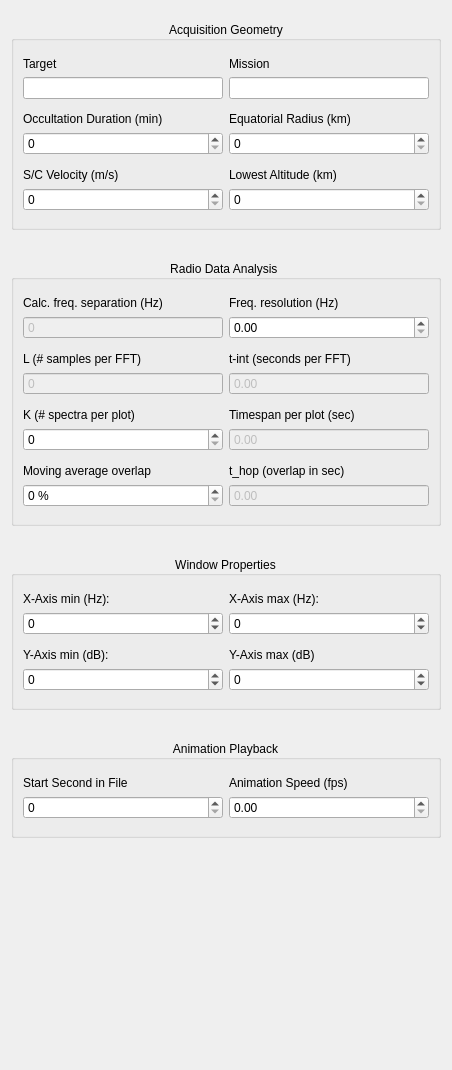
              <widget class="QWidget" name="scrollAreaWidgetContents">
               <property name="geometry">
                <rect>
                 <x>0</x>
                 <y>0</y>
                 <width>452</width>
                 <height>1070</height>
                </rect>
               </property>
               <layout class="QVBoxLayout" name="verticalLayout_3">
                <item>
                 <layout class="QVBoxLayout" name="verticalLayout">
                  <property name="spacing">
                   <number>30</number>
                  </property>
                  <property name="topMargin">
                   <number>10</number>
                  </property>
                  <property name="bottomMargin">
                   <number>22</number>
                  </property>
                  <item>
                   <widget class="QGroupBox" name="group_aq_geometry">
                    <property name="title">
                     <string>Acquisition Geometry</string>
                    </property>
                    <property name="alignment">
                     <set>Qt::AlignCenter</set>
                    </property>
                    <layout class="QGridLayout" name="gridLayout_3">
                     <property name="topMargin">
                      <number>16</number>
                     </property>
                     <property name="bottomMargin">
                      <number>16</number>
                     </property>
                     <item row="6" column="1">
                      <widget class="QLabel" name="lbl_lowest_alt">
                       <property name="text">
                        <string>Lowest Altitude (km)</string>
                       </property>
                      </widget>
                     </item>
                     <item row="6" column="0">
                      <widget class="QLabel" name="lbl_sc_veolcity">
                       <property name="text">
                        <string>S/C Velocity (m/s)</string>
                       </property>
                      </widget>
                     </item>
                     <item row="4" column="0">
                      <widget class="QDoubleSpinBox" name="spin_occ_duration">
                       <property name="decimals">
                        <number>0</number>
                       </property>
                       <property name="maximum">
                        <double>1000.000000000000000</double>
                       </property>
                      </widget>
                     </item>
                     <item row="0" column="0">
                      <widget class="QLabel" name="lbl_target">
                       <property name="text">
                        <string>Target</string>
                       </property>
                      </widget>
                     </item>
                     <item row="1" column="1">
                      <widget class="QLineEdit" name="line_edit_mission">
                       <property name="readOnly">
                        <bool>true</bool>
                       </property>
                      </widget>
                     </item>
                     <item row="4" column="1">
                      <widget class="QDoubleSpinBox" name="spin_eq_radius">
                       <property name="decimals">
                        <number>0</number>
                       </property>
                       <property name="maximum">
                        <double>100000.000000000000000</double>
                       </property>
                      </widget>
                     </item>
                     <item row="3" column="1">
                      <widget class="QLabel" name="lbl_eq_radius">
                       <property name="text">
                        <string>Equatorial Radius (km)</string>
                       </property>
                      </widget>
                     </item>
                     <item row="3" column="0">
                      <widget class="QLabel" name="lbl_occ_duration">
                       <property name="text">
                        <string>Occultation Duration (min)</string>
                       </property>
                      </widget>
                     </item>
                     <item row="0" column="1">
                      <widget class="QLabel" name="lbl_mission">
                       <property name="text">
                        <string>Mission</string>
                       </property>
                      </widget>
                     </item>
                     <item row="7" column="1">
                      <widget class="QDoubleSpinBox" name="spin_lowest_alt">
                       <property name="decimals">
                        <number>0</number>
                       </property>
                       <property name="maximum">
                        <double>10000.000000000000000</double>
                       </property>
                      </widget>
                     </item>
                     <item row="1" column="0">
                      <widget class="QLineEdit" name="line_edit_target">
                       <property name="readOnly">
                        <bool>true</bool>
                       </property>
                      </widget>
                     </item>
                     <item row="7" column="0">
                      <widget class="QDoubleSpinBox" name="spin_sc_velocity">
                       <property name="decimals">
                        <number>0</number>
                       </property>
                       <property name="maximum">
                        <double>10000.000000000000000</double>
                       </property>
                      </widget>
                     </item>
                     <item row="2" column="0">
                      <spacer name="verticalSpacer_7">
                       <property name="orientation">
                        <enum>Qt::Vertical</enum>
                       </property>
                       <property name="sizeType">
                        <enum>QSizePolicy::Fixed</enum>
                       </property>
                       <property name="sizeHint" stdset="0">
                        <size>
                         <width>20</width>
                         <height>7</height>
                        </size>
                       </property>
                      </spacer>
                     </item>
                     <item row="5" column="0">
                      <spacer name="verticalSpacer_8">
                       <property name="orientation">
                        <enum>Qt::Vertical</enum>
                       </property>
                       <property name="sizeType">
                        <enum>QSizePolicy::Fixed</enum>
                       </property>
                       <property name="sizeHint" stdset="0">
                        <size>
                         <width>20</width>
                         <height>7</height>
                        </size>
                       </property>
                      </spacer>
                     </item>
                    </layout>
                   </widget>
                  </item>
                  <item>
                   <widget class="QGroupBox" name="group_radio_analysis">
                    <property name="title">
                     <string>Radio Data Analysis </string>
                    </property>
                    <property name="alignment">
                     <set>Qt::AlignCenter</set>
                    </property>
                    <layout class="QGridLayout" name="gridLayout_4">
                     <property name="topMargin">
                      <number>16</number>
                     </property>
                     <property name="bottomMargin">
                      <number>16</number>
                     </property>
                     <item row="4" column="0">
                      <widget class="QDoubleSpinBox" name="spin_l_win">
                       <property name="enabled">
                        <bool>false</bool>
                       </property>
                       <property name="buttonSymbols">
                        <enum>QAbstractSpinBox::NoButtons</enum>
                       </property>
                       <property name="decimals">
                        <number>0</number>
                       </property>
                       <property name="maximum">
                        <double>1000000.000000000000000</double>
                       </property>
                      </widget>
                     </item>
                     <item row="4" column="1">
                      <widget class="QDoubleSpinBox" name="spin_t_int">
                       <property name="enabled">
                        <bool>false</bool>
                       </property>
                       <property name="buttonSymbols">
                        <enum>QAbstractSpinBox::NoButtons</enum>
                       </property>
                       <property name="decimals">
                        <number>2</number>
                       </property>
                       <property name="maximum">
                        <double>1000.000000000000000</double>
                       </property>
                      </widget>
                     </item>
                     <item row="7" column="1">
                      <widget class="QDoubleSpinBox" name="spin_timespan">
                       <property name="enabled">
                        <bool>false</bool>
                       </property>
                       <property name="buttonSymbols">
                        <enum>QAbstractSpinBox::NoButtons</enum>
                       </property>
                       <property name="maximum">
                        <double>1000.000000000000000</double>
                       </property>
                      </widget>
                     </item>
                     <item row="7" column="0">
                      <widget class="QDoubleSpinBox" name="spin_k_spec">
                       <property name="enabled">
                        <bool>true</bool>
                       </property>
                       <property name="decimals">
                        <number>0</number>
                       </property>
                       <property name="maximum">
                        <double>1000.000000000000000</double>
                       </property>
                      </widget>
                     </item>
                     <item row="0" column="1">
                      <widget class="QLabel" name="lbl_freq_res">
                       <property name="text">
                        <string>Freq. resolution (Hz)</string>
                       </property>
                      </widget>
                     </item>
                     <item row="6" column="0">
                      <widget class="QLabel" name="lbl_k_spec">
                       <property name="text">
                        <string>K (# spectra per plot)</string>
                       </property>
                      </widget>
                     </item>
                     <item row="1" column="0">
                      <widget class="QDoubleSpinBox" name="spin_freq_separation">
                       <property name="enabled">
                        <bool>false</bool>
                       </property>
                       <property name="buttonSymbols">
                        <enum>QAbstractSpinBox::NoButtons</enum>
                       </property>
                       <property name="decimals">
                        <number>0</number>
                       </property>
                       <property name="maximum">
                        <double>1000.000000000000000</double>
                       </property>
                      </widget>
                     </item>
                     <item row="9" column="1">
                      <widget class="QLabel" name="lbl_t_hop">
                       <property name="text">
                        <string>t_hop (overlap in sec)</string>
                       </property>
                      </widget>
                     </item>
                     <item row="10" column="1">
                      <widget class="QDoubleSpinBox" name="spin_t_hop">
                       <property name="enabled">
                        <bool>false</bool>
                       </property>
                       <property name="buttonSymbols">
                        <enum>QAbstractSpinBox::NoButtons</enum>
                       </property>
                       <property name="maximum">
                        <double>1000.000000000000000</double>
                       </property>
                      </widget>
                     </item>
                     <item row="3" column="0">
                      <widget class="QLabel" name="lbl_l_win">
                       <property name="text">
                        <string>L (# samples per FFT)</string>
                       </property>
                      </widget>
                     </item>
                     <item row="3" column="1">
                      <widget class="QLabel" name="lbl_t_int">
                       <property name="text">
                        <string>t-int (seconds per FFT)</string>
                       </property>
                      </widget>
                     </item>
                     <item row="1" column="1">
                      <widget class="QDoubleSpinBox" name="spin_freq_res">
                       <property name="enabled">
                        <bool>true</bool>
                       </property>
                       <property name="decimals">
                        <number>2</number>
                       </property>
                       <property name="maximum">
                        <double>1000.000000000000000</double>
                       </property>
                       <property name="singleStep">
                        <double>0.010000000000000</double>
                       </property>
                      </widget>
                     </item>
                     <item row="0" column="0">
                      <widget class="QLabel" name="lbl_freq_separation">
                       <property name="text">
                        <string>Calc. freq. separation (Hz)</string>
                       </property>
                      </widget>
                     </item>
                     <item row="6" column="1">
                      <widget class="QLabel" name="lbl_timespan">
                       <property name="text">
                        <string>Timespan per plot (sec)</string>
                       </property>
                      </widget>
                     </item>
                     <item row="9" column="0">
                      <widget class="QLabel" name="lbl_moving_overlap">
                       <property name="text">
                        <string>Moving average overlap</string>
                       </property>
                      </widget>
                     </item>
                     <item row="10" column="0">
                      <widget class="QDoubleSpinBox" name="spin_moving_overlap">
                       <property name="enabled">
                        <bool>true</bool>
                       </property>
                       <property name="suffix">
                        <string> %</string>
                       </property>
                       <property name="decimals">
                        <number>0</number>
                       </property>
                      </widget>
                     </item>
                     <item row="2" column="0">
                      <spacer name="verticalSpacer_9">
                       <property name="orientation">
                        <enum>Qt::Vertical</enum>
                       </property>
                       <property name="sizeType">
                        <enum>QSizePolicy::Fixed</enum>
                       </property>
                       <property name="sizeHint" stdset="0">
                        <size>
                         <width>20</width>
                         <height>7</height>
                        </size>
                       </property>
                      </spacer>
                     </item>
                     <item row="5" column="0">
                      <spacer name="verticalSpacer_10">
                       <property name="orientation">
                        <enum>Qt::Vertical</enum>
                       </property>
                       <property name="sizeType">
                        <enum>QSizePolicy::Fixed</enum>
                       </property>
                       <property name="sizeHint" stdset="0">
                        <size>
                         <width>20</width>
                         <height>7</height>
                        </size>
                       </property>
                      </spacer>
                     </item>
                     <item row="8" column="0">
                      <spacer name="verticalSpacer_11">
                       <property name="orientation">
                        <enum>Qt::Vertical</enum>
                       </property>
                       <property name="sizeType">
                        <enum>QSizePolicy::Fixed</enum>
                       </property>
                       <property name="sizeHint" stdset="0">
                        <size>
                         <width>20</width>
                         <height>7</height>
                        </size>
                       </property>
                      </spacer>
                     </item>
                    </layout>
                   </widget>
                  </item>
                  <item>
                   <widget class="QGroupBox" name="group_wind_props">
                    <property name="title">
                     <string>Window Properties</string>
                    </property>
                    <property name="alignment">
                     <set>Qt::AlignCenter</set>
                    </property>
                    <layout class="QGridLayout" name="gridLayout_5">
                     <property name="topMargin">
                      <number>16</number>
                     </property>
                     <property name="bottomMargin">
                      <number>16</number>
                     </property>
                     <item row="0" column="1">
                      <widget class="QLabel" name="lbl_xmax">
                       <property name="text">
                        <string>X-Axis max (Hz):</string>
                       </property>
                      </widget>
                     </item>
                     <item row="4" column="1">
                      <widget class="QDoubleSpinBox" name="spin_ymax">
                       <property name="decimals">
                        <number>0</number>
                       </property>
                       <property name="minimum">
                        <double>-1000.000000000000000</double>
                       </property>
                       <property name="maximum">
                        <double>1000.000000000000000</double>
                       </property>
                      </widget>
                     </item>
                     <item row="3" column="1">
                      <widget class="QLabel" name="lbl_ymax">
                       <property name="text">
                        <string>Y-Axis max (dB)</string>
                       </property>
                      </widget>
                     </item>
                     <item row="4" column="0">
                      <widget class="QDoubleSpinBox" name="spin_ymin">
                       <property name="decimals">
                        <number>0</number>
                       </property>
                       <property name="minimum">
                        <double>-1000.000000000000000</double>
                       </property>
                       <property name="maximum">
                        <double>1000.000000000000000</double>
                       </property>
                      </widget>
                     </item>
                     <item row="0" column="0">
                      <widget class="QLabel" name="lbl_xmin">
                       <property name="text">
                        <string>X-Axis min (Hz):</string>
                       </property>
                      </widget>
                     </item>
                     <item row="1" column="1">
                      <widget class="QDoubleSpinBox" name="spin_xmax">
                       <property name="decimals">
                        <number>0</number>
                       </property>
                       <property name="minimum">
                        <double>-10000.000000000000000</double>
                       </property>
                       <property name="maximum">
                        <double>10000.000000000000000</double>
                       </property>
                      </widget>
                     </item>
                     <item row="3" column="0">
                      <widget class="QLabel" name="lbl_ymin">
                       <property name="text">
                        <string>Y-Axis min (dB):</string>
                       </property>
                      </widget>
                     </item>
                     <item row="1" column="0">
                      <widget class="QDoubleSpinBox" name="spin_xmin">
                       <property name="decimals">
                        <number>0</number>
                       </property>
                       <property name="minimum">
                        <double>-10000.000000000000000</double>
                       </property>
                       <property name="maximum">
                        <double>10000.000000000000000</double>
                       </property>
                      </widget>
                     </item>
                     <item row="2" column="0">
                      <spacer name="verticalSpacer_12">
                       <property name="orientation">
                        <enum>Qt::Vertical</enum>
                       </property>
                       <property name="sizeType">
                        <enum>QSizePolicy::Fixed</enum>
                       </property>
                       <property name="sizeHint" stdset="0">
                        <size>
                         <width>20</width>
                         <height>7</height>
                        </size>
                       </property>
                      </spacer>
                     </item>
                    </layout>
                   </widget>
                  </item>
                  <item>
                   <widget class="QGroupBox" name="group_ani_playback">
                    <property name="title">
                     <string>Animation Playback</string>
                    </property>
                    <property name="alignment">
                     <set>Qt::AlignCenter</set>
                    </property>
                    <layout class="QGridLayout" name="gridLayout_2">
                     <property name="topMargin">
                      <number>16</number>
                     </property>
                     <property name="bottomMargin">
                      <number>16</number>
                     </property>
                     <item row="0" column="0">
                      <widget class="QLabel" name="lbl_start_sec">
                       <property name="text">
                        <string>Start Second in File</string>
                       </property>
                      </widget>
                     </item>
                     <item row="1" column="0">
                      <widget class="QDoubleSpinBox" name="spin_start_sec">
                       <property name="decimals">
                        <number>0</number>
                       </property>
                      </widget>
                     </item>
                     <item row="0" column="1">
                      <widget class="QLabel" name="lbl_ani_speed">
                       <property name="text">
                        <string>Animation Speed (fps)</string>
                       </property>
                      </widget>
                     </item>
                     <item row="1" column="1">
                      <widget class="QDoubleSpinBox" name="spin_ani_speed">
                       <property name="decimals">
                        <number>2</number>
                       </property>
                       <property name="maximum">
                        <double>10.000000000000000</double>
                       </property>
                      </widget>
                     </item>
                    </layout>
                   </widget>
                  </item>
                  <item>
                   <spacer name="verticalSpacer_4">
                    <property name="orientation">
                     <enum>Qt::Vertical</enum>
                    </property>
                    <property name="sizeHint" stdset="0">
                     <size>
                      <width>20</width>
                      <height>10</height>
                     </size>
                    </property>
                   </spacer>
                  </item>
                 </layout>
                </item>
               </layout>
              </widget>
